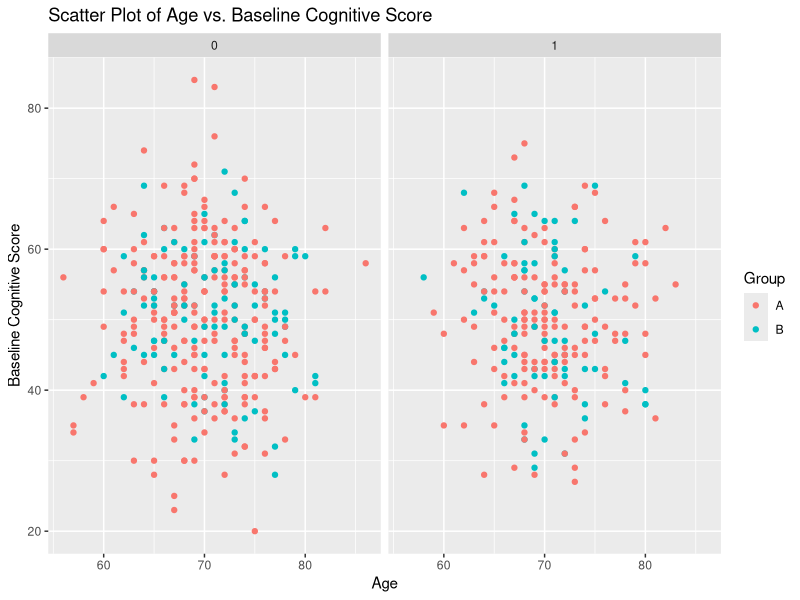
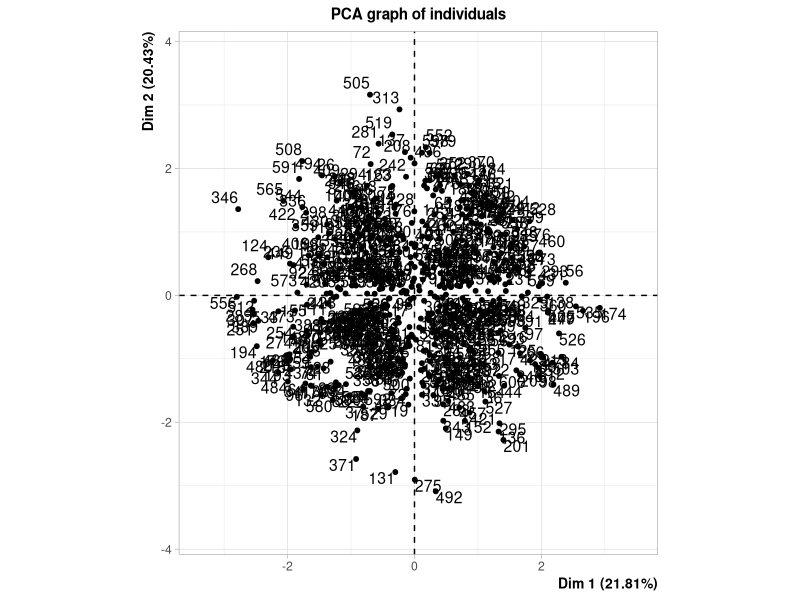
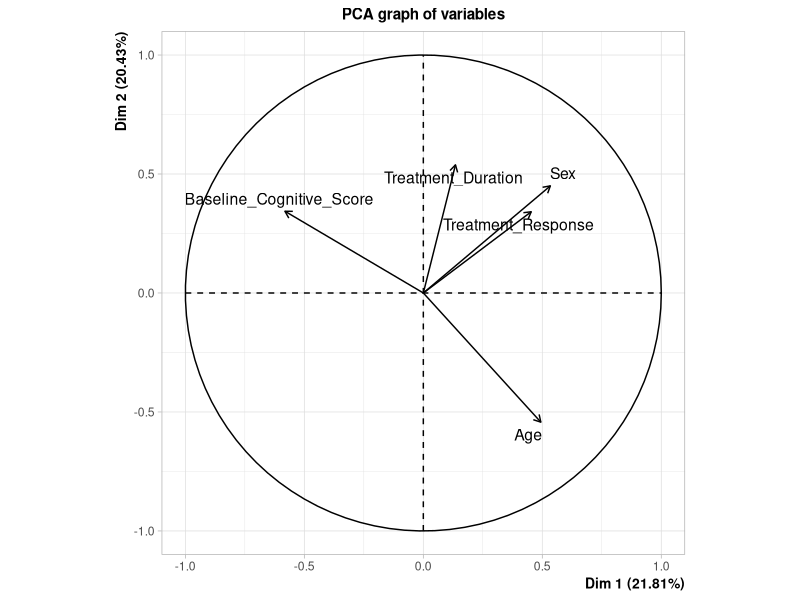

These charts were generated, in order, by the following R code:
## ---- chunk 1
knitr::opts_chunk$set(echo = TRUE,
                      dev = "png",
                      fig.align='left',
                      dev.args = 
                        list(png = list(type = "cairo-png")),
                      optipng = "-o1 -quiet")
options(bitmapType='cairo')
options(connectionObserver = NULL)

# Load packages
library(dplyr)
library(ggplot2)
library(FactoMineR)
# Set random seed for reproducibility
set.seed(123)
## ---- chunk 2
# Number of samples
n <- 600

# Simulate age, sex, group, baseline cognitive score, and treatment duration
age <- round(rnorm(n, mean = 70, sd = 5))
sex <- ifelse(runif(n) < 0.6, 0, 1)
group <- ifelse(runif(n) < 0.7, "A", "B")
baseline_cognitive_score <- round(rnorm(n, mean = 50, sd = 10))
treatment_duration <- sample(24:48, n, replace = TRUE)

# Simulate treatment response
treatment_response_prob <- plogis(1 + 0.5 * (sex == 0 & group == "B"))
treatment_response <- ifelse(runif(n) < treatment_response_prob, 1, 0)

# Combine variables into a data frame
simulated_data <- data.frame(
  Age = age,
  Sex = sex,
  Group = group,
  Baseline_Cognitive_Score = baseline_cognitive_score,
  Treatment_Duration = treatment_duration,
  Treatment_Response = treatment_response
)

# Show the first few rows of the simulated dataset
head(simulated_data)
## ---- chunk 3
summary(simulated_data)

# Create a contingency table of treatment responses by group and sex
contingency_table <- table(simulated_data$Group, simulated_data$Sex, simulated_data$Treatment_Response)
## ---- chunk 4
# Perform Fisher's exact test for each group and sex combination
results <- lapply(seq_len(nrow(contingency_table)), function(i) {
  group_sex_table <- contingency_table[i,,]
  fisher_test <- fisher.test(group_sex_table)
  return(fisher_test)
})

# Display the results
for (i in seq_along(results)) {
  group <- rownames(contingency_table)[i]
  print(paste("Group:", group))
  print(results[[i]])
}
## ---- chunk 5
# Convert Group variable to numeric for color mapping
simulated_data$Group_numeric <- as.numeric(factor(simulated_data$Group))

# Create scatter plots with color-coded points
ggplot(simulated_data, aes(x = Age, y = Baseline_Cognitive_Score, color = Group)) +
  geom_point() +
  facet_grid(~ Sex) +
  labs(title = "Scatter Plot of Age vs. Baseline Cognitive Score",
       x = "Age", y = "Baseline Cognitive Score", color = "Group")
## ---- chunk 6

# Select the variables for PCA
variables_for_pca <- simulated_data %>%
  select(Age, Sex, Baseline_Cognitive_Score, Treatment_Duration, Treatment_Response)

# Perform PCA
pca_result <- PCA(variables_for_pca, graph = TRUE)
